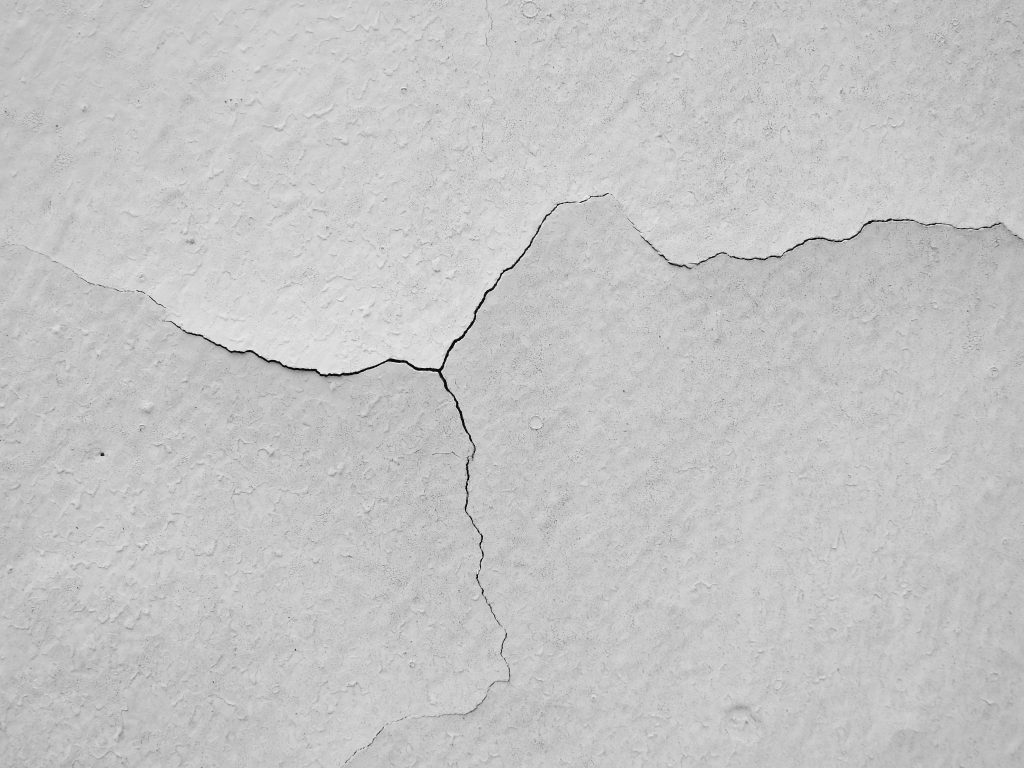
#> input picture wallcrack.jpg, 1024 x 768 px
$ jupyter execute crack.ipynb
#> lines starting #> are read from the running program, lines starting #| are printed output that depends on the picture; after the words box and inside, x2 and y2 are one past the last pixel; in counts of white or black regions, pixels touching at a corner belong together
[cell 1]
import cv2
import numpy as np
import matplotlib.pyplot as plt

[cell 2]
def detect_cracks(image_path):
#> called with image_path = 'wallcrack.jpg'
    image = cv2.imread(image_path, cv2.IMREAD_GRAYSCALE)
#> image is the input picture: shape (768, 1024); min 0, max 251, mean 197
    if image is None:
        print("Error: Image not loaded. Please check the image path.")
        return None

    blurred = cv2.GaussianBlur(image, (5, 5), 0)

    edges = cv2.Canny(blurred, 50, 150)
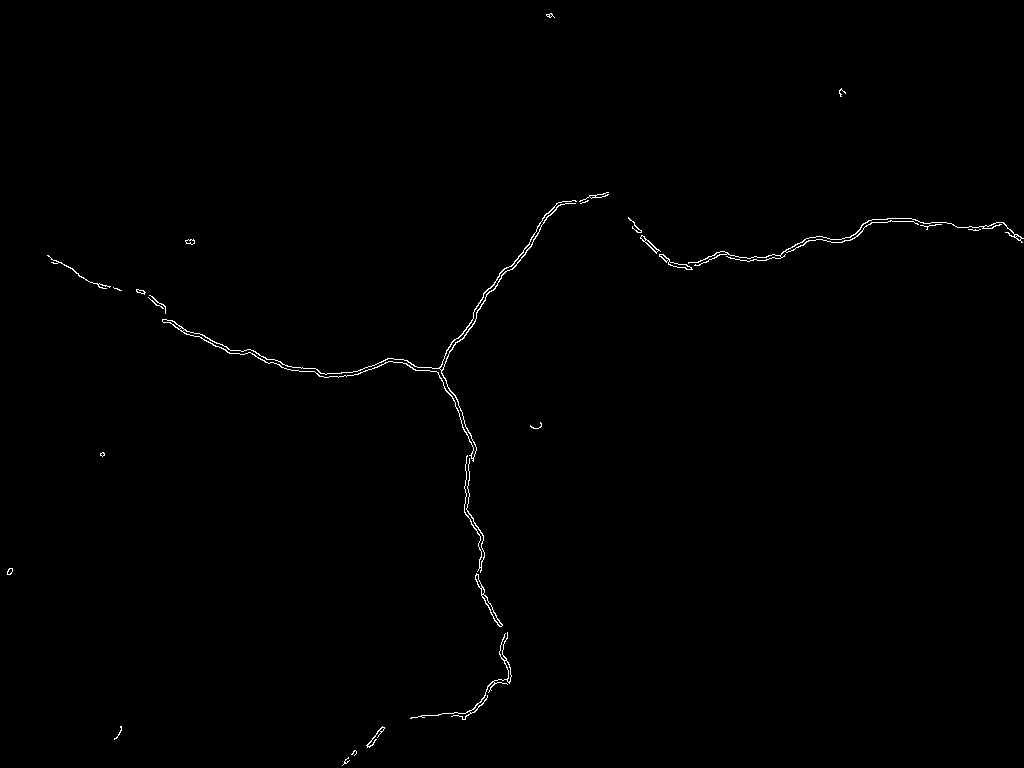
#> edges: shape (768, 1024); 0.47% white in thin lines or dots

    kernel = np.ones((5, 5), np.uint8)
    dilated_edges = cv2.dilate(edges, kernel, iterations=1)
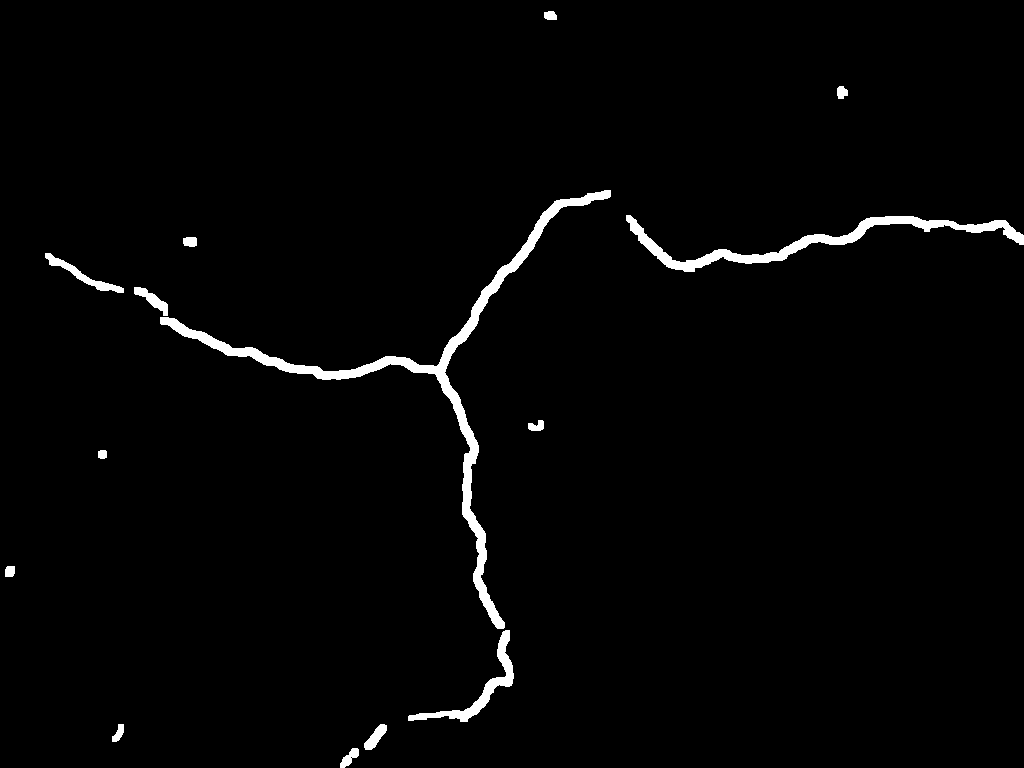
#> dilated_edges: shape (768, 1024); 2% white; 14 white regions, largest, box (x1, y1, x2, y2) and area: (160, 190, 611, 629) 7741, (626, 215, 1024, 272) 3933, (408, 630, 514, 722) 1439
    eroded_edges = cv2.erode(dilated_edges, kernel, iterations=1)
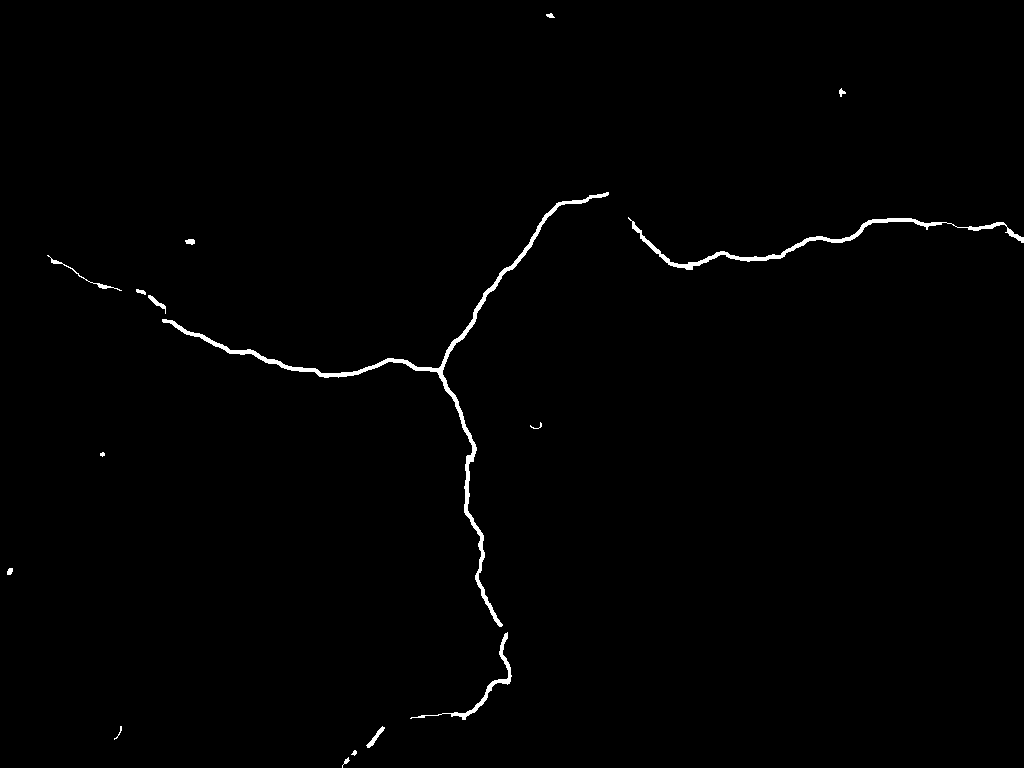
#> eroded_edges: shape (768, 1024); 0.81% white; 16 white regions (1 under 20 px)

    return eroded_edges, image

[cell 3]
def repair_decision(crack_image, threshold_area=5000):

#> called with threshold_area = 5000
    contours, _ = cv2.findContours(crack_image, cv2.RETR_EXTERNAL, cv2.CHAIN_APPROX_SIMPLE)
#> contours = 16 contours, 6 with area under 20; largest, box (x1, y1, x2, y2) and area: (162, 192, 609, 627) 2717, (628, 217, 1024, 270) 1273, (410, 632, 512, 720) 410, (366, 726, 385, 748) 84, (47, 255, 122, 291) 74

    total_crack_area = 0
    for contour in contours:
        total_crack_area += cv2.contourArea(contour)
#> this loop made 16 passes
#> total_crack_area on passes 2 to 13: 29, 113, 121.5, 531.5, 555.5, 566.5, 573.5, 639, 663, 737.5, 771, 2044
#> after the loop, total_crack_area = 4801.5

    repair_needed = total_crack_area > threshold_area
#> repair_needed = False

    return repair_needed

[cell 4]
if __name__ == "__main__":
    input_image_path = 'wallcrack.jpg'

    result, original_image = detect_cracks(input_image_path)

    if result is not None:
        repair_needed = repair_decision(result)
#> repair_needed = False

        plt.figure(figsize=(12, 6))
        plt.subplot(121), plt.imshow(original_image, cmap='gray')
        plt.title('Original Image'), plt.xticks([]), plt.yticks([])
        plt.subplot(122), plt.imshow(result, cmap='gray')
        plt.title('Crack Detection'), plt.xticks([]), plt.yticks([])
        plt.show()
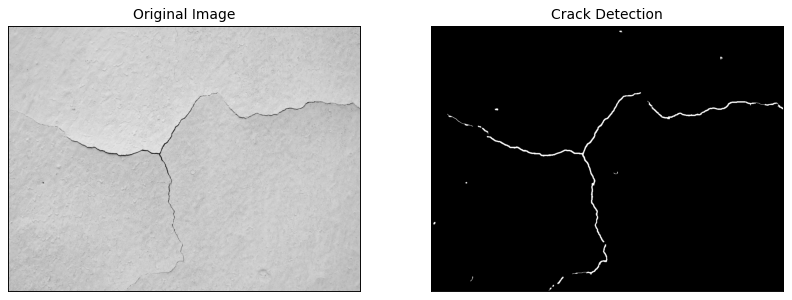
#> figure drawn by matplotlib, 2 panels

        if repair_needed:
            print("Repair is needed.")
        else:
            print("No repair needed.")
